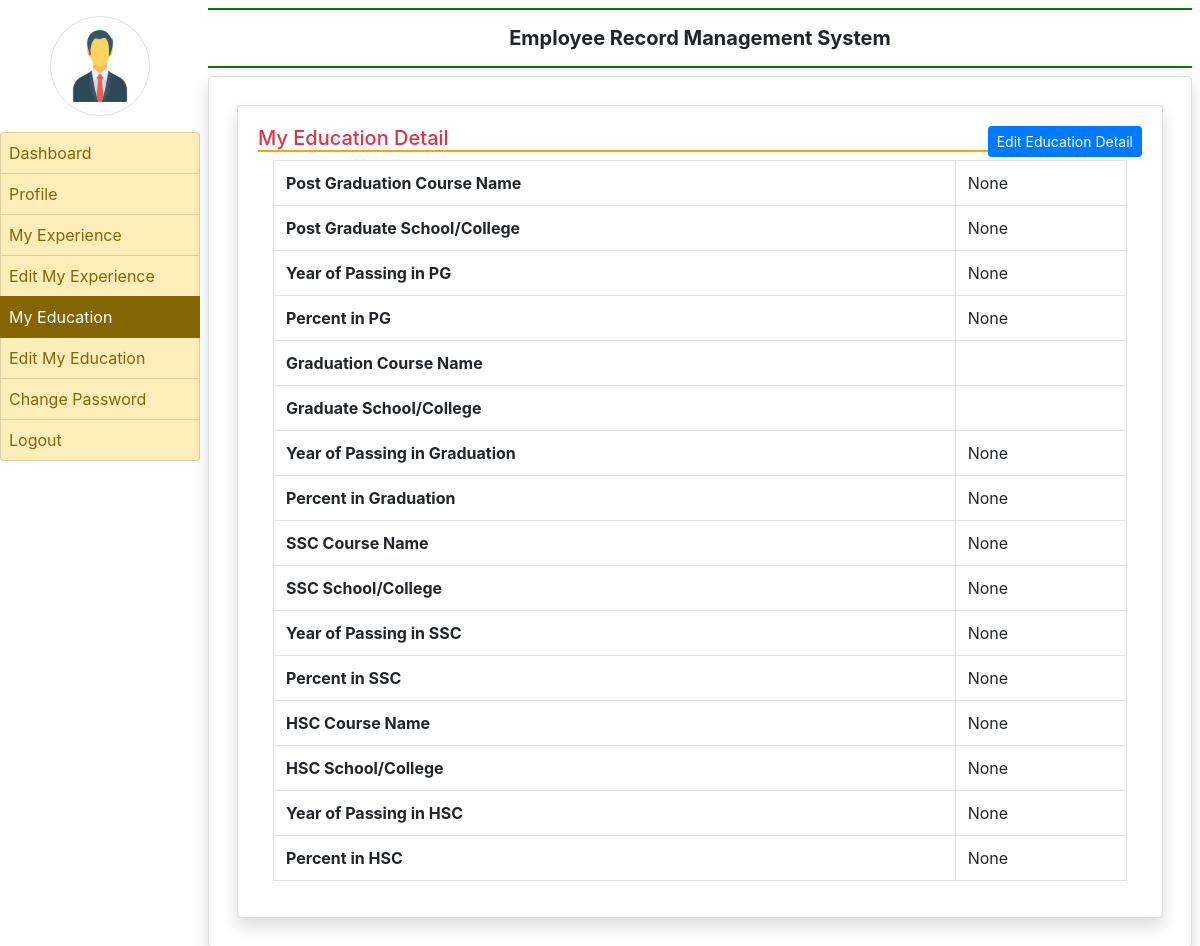
The app's page /my_education/ (signed in) with its own data.
### employee/models.py (models this page shows)
class EmployeeEducation(models.Model):
    user = models.ForeignKey(User,on_delete=models.CASCADE)
    coursepg = models.CharField(max_length=100,null=True)
    schoolclgpg = models.CharField(max_length=200,null=True)
    yearofpassingpg = models.CharField(max_length=200,null=True)
    percentagepg = models.CharField(max_length=30,null=True)
    coursegra = models.CharField(max_length=100, null=True)
    schoolclggra = models.CharField(max_length=200, null=True)
    yearofpassinggra = models.CharField(max_length=200, null=True)
    percentagegra = models.CharField(max_length=30, null=True)
    coursessc = models.CharField(max_length=100, null=True)
    schoolclgssc = models.CharField(max_length=200, null=True)
    yearofpassingssc = models.CharField(max_length=200, null=True)
    percentagessc = models.CharField(max_length=30, null=True)
    coursehsc = models.CharField(max_length=100, null=True)
    schoolclghsc = models.CharField(max_length=200, null=True)
    yearofpassinghsc = models.CharField(max_length=200, null=True)
    percentagehsc = models.CharField(max_length=30, null=True)
    def __str__(self):
        return self.user.username

### employee/views.py (the view)
# urls.py: path('my_education/', my_education, name='my_education'),
def my_education(request):
    if not request.user.is_authenticated:
        return redirect('emp_login')
    user = request.user
    print(user)
    education = EmployeeEducation.objects.get(user=user)
    print(education)
    return render(request, 'my_education.html', {'education': education})

### employee/templates/my_education.html (shortened to what this page needs)
{% extends 'emp_base.html' %}
{% block main %}
<div class="card shadow m-2">
    <div class="card-body">
        <a href="{% url 'edit_myeducation' %}" class="btn btn-primary float-right btn-sm">Edit Education Detail</a>
        <h5 class="'p-2 text-danger" style="border-bottom :2px solid orange">My Education Detail</h5>
        <div class="container-fluid">
            <table class="table table-bordered">
                <tr>
                    <th>Post Graduation Course Name</th>
                    <td>{{education.coursepg}}</td>
                </tr>
                <tr>
                    <th>Post Graduate School/College</th>
                    <td>{{education.schoolclgpg}}</td>
                </tr>
                <tr>
                    <th>Year of Passing in PG</th>
                    <td>{{education.yearofpassingpg}}</td>
                </tr>
                <tr>
                    <th>Percent in PG</th>
                    <td>{{education.percentagepg}}</td>
                </tr>
                <tr>
                    <th>Graduation Course Name</th>
                    <td>{{education.coursepgra}}</td>
                </tr>
                <tr>
                    <th>Graduate School/College</th>
                    <td>{{education.schoolclgra}}</td>
                </tr>
                <tr>
                    <th>Year of Passing in Graduation</th>
                    <td>{{education.yearofpassinggra}}</td>
                </tr>
                <tr>
                    <th>Percent in Graduation</th>
                    <td>{{education.percentagegra}}</td>
                </tr>
                 <tr>
                    <th>SSC Course Name</th>
                    <td>{{education.coursessc}}</td>
                </tr>
                <tr>
                    <th>SSC School/College</th>
                    <td>{{education.schoolclgssc }}</td>
                </tr>
                <tr>
                    <th>Year of Passing in SSC</th>
                    <td>{{education.yearofpassingssc}}</td>
                </tr>
                <tr>
                    <th>Percent in SSC</th>
                    <td>{{education.percentagessc}}</td>
                </tr>
                <tr>
                    <th>HSC Course Name</th>
                    <td>{{education.coursehsc}}</td>
                </tr>
                <tr>
                    <th>HSC School/College</th>
                    <td>{{education.schoolclghsc}}</td>
                </tr>
                <tr>
                    <th>Year of Passing in HSC</th>
                    <td>{{education.yearofpassinghsc}}</td>
                </tr>
                <tr>
                    <th>Percent in HSC</th>
                    <td>{{education.percentagehsc}}</td>
                </tr>
            </table>
        </div>
    </div>
</div>
{% endblock %}

### records on screen
EmployeeEducation: coursepg "None", schoolclgpg "None", yearofpassingpg "None", percentagepg "None", yearofpassinggra "None", percentagegra "None", coursessc "None", schoolclgssc "None", yearofpassingssc "None", percentagessc "None", coursehsc "None", schoolclghsc "None", yearofpassinghsc "None", percentagehsc "None"
